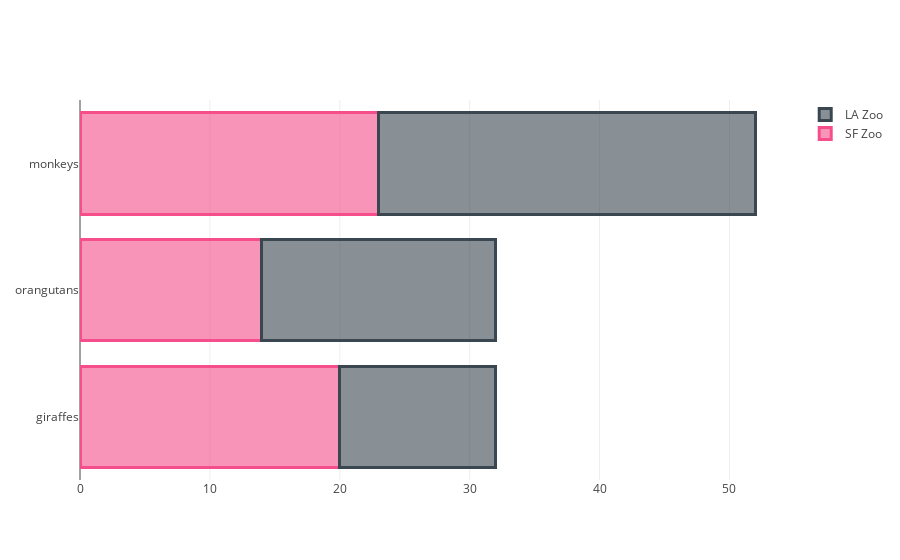

The code cell stored with this chart in its notebook:
### Code cell
import plotly.plotly as py
import plotly.graph_objs as go

trace1 = go.Bar(
    y=['giraffes', 'orangutans', 'monkeys'],
    x=[20, 14, 23],
    name='SF Zoo',
    orientation = 'h',
    marker = dict(
        color = 'rgba(246, 78, 139, 0.6)',
        line = dict(
            color = 'rgba(246, 78, 139, 1.0)',
            width = 3)
    )
)
trace2 = go.Bar(
    y=['giraffes', 'orangutans', 'monkeys'],
    x=[12, 18, 29],
    name='LA Zoo',
    orientation = 'h',
    marker = dict(
        color = 'rgba(58, 71, 80, 0.6)',
        line = dict(
            color = 'rgba(58, 71, 80, 1.0)',
            width = 3)
    )
)

data = [trace1, trace2]
layout = go.Layout(
    barmode='stack'
)

fig = go.Figure(data=data, layout=layout)
plotly.offline.iplot(fig, filename='marker-h-bar')

### Figure 1 — Plotly figure (JSON) as saved in the notebook; plotly's stock layout.template omitted (floating-point values rounded to 4 significant figures)
{"data": [{"marker": {"color": "rgba(246, 78, 139, 0.6)", "line": {"color": "rgba(246, 78, 139, 1.0)", "width": 3}}, "name": "SF Zoo", "orientation": "h", "type": "bar", "x": [20, 14, 23], "y": ["giraffes", "orangutans", "monkeys"]}, {"marker": {"color": "rgba(58, 71, 80, 0.6)", "line": {"color": "rgba(58, 71, 80, 1.0)", "width": 3}}, "name": "LA Zoo", "orientation": "h", "type": "bar", "x": [12, 18, 29], "y": ["giraffes", "orangutans", "monkeys"]}], "layout": {"barmode": "stack"}}
